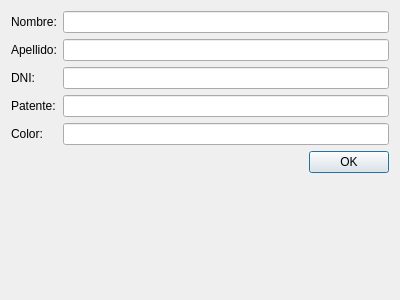
<?xml version="1.0" encoding="UTF-8"?>
<ui version="4.0">
 <class>AddCardDialog</class>
 <widget class="QDialog" name="AddCardDialog">
  <property name="geometry">
   <rect>
    <x>0</x>
    <y>0</y>
    <width>400</width>
    <height>300</height>
   </rect>
  </property>
  <property name="windowTitle">
   <string>Add Card</string>
  </property>
  <layout class="QFormLayout" name="formLayout">
   <item row="0" column="0">
    <widget class="QLabel" name="label_nombre">
     <property name="text">
      <string>Nombre:</string>
     </property>
    </widget>
   </item>
   <item row="0" column="1">
    <widget class="QLineEdit" name="nombreLineEdit"/>
   </item>
   <item row="1" column="0">
    <widget class="QLabel" name="label_apellido">
     <property name="text">
      <string>Apellido:</string>
     </property>
    </widget>
   </item>
   <item row="1" column="1">
    <widget class="QLineEdit" name="apellidoLineEdit"/>
   </item>
   <item row="2" column="0">
    <widget class="QLabel" name="label_dni">
     <property name="text">
      <string>DNI:</string>
     </property>
    </widget>
   </item>
   <item row="2" column="1">
    <widget class="QLineEdit" name="dniLineEdit"/>
   </item>
   <item row="3" column="0">
    <widget class="QLabel" name="label_patente">
     <property name="text">
      <string>Patente:</string>
     </property>
    </widget>
   </item>
   <item row="3" column="1">
    <widget class="QLineEdit" name="patenteLineEdit"/>
   </item>
   <item row="4" column="0">
    <widget class="QLabel" name="label_color">
     <property name="text">
      <string>Color:</string>
     </property>
    </widget>
   </item>
   <item row="4" column="1">
    <widget class="QLineEdit" name="colorLineEdit"/>
   </item>
   <item row="5" column="1">
    <widget class="QDialogButtonBox" name="buttonBox">
     <property name="standardButtons">
      <set>QDialogButtonBox::Ok</set>
     </property>
    </widget>
   </item>
  </layout>
 </widget>
 <resources/>
 <connections/>
</ui>
